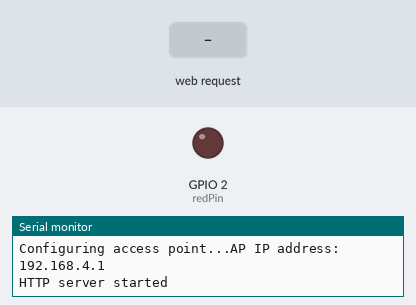
A sketch run on a simulated ESP8266 (NodeMCU). Parts: output pins drawn as LEDs (lit = HIGH), the last lines printed to the serial monitor. The test bench sets the inputs (shaded band).

Above: at 2.2 s.
2.3 s: HTTP request GET /?b=1 received
At 3.4 s:
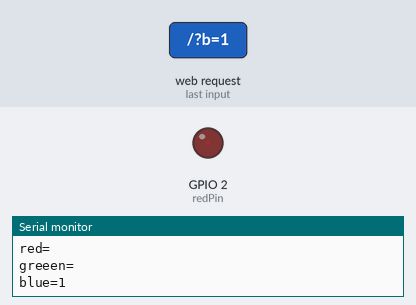
3.8 s: HTTP request GET /?b=120 received
At 4.5 s:
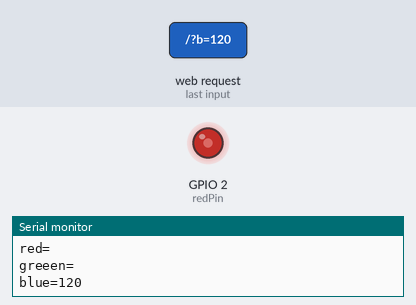
5.3 s: HTTP request GET /?r=1&g=1&b=1 received
At 5.7 s:
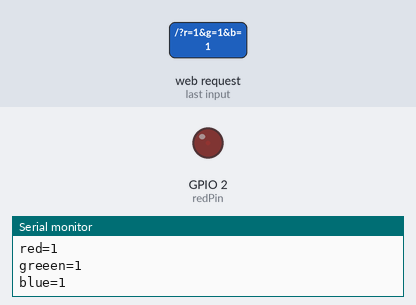
6.8 s: HTTP request GET /?r=120&g=120&b=120 received
At 8.0 s:
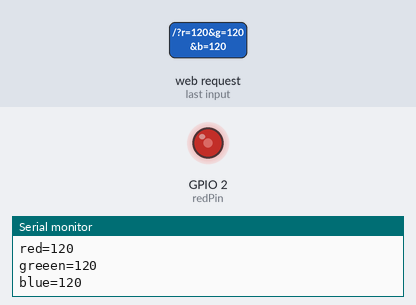
Timing chart, 0 to 9.3 s (numbered marks = the images above; inputs shaded):
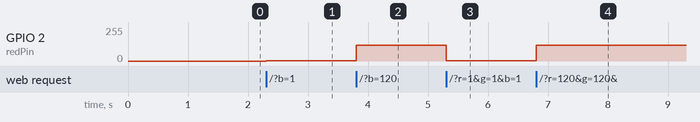

Measured:
- after the input at 2.3 s, GPIO 2 (redPin): 0/255 → 1/255 at once
- after the input at 3.8 s, GPIO 2 (redPin): 1/255 → 120/255 at once
- after the input at 5.3 s, GPIO 2 (redPin): 120/255 → 1/255 at once
- after the input at 6.8 s, GPIO 2 (redPin): 1/255 → 120/255 at once

The sketch:

ESP8266_RGB_Remote.ino
```cpp
// ESP8266 RGB Remote
// by Hari Wiguna, 2016

#include <ESP8266WiFi.h>
#include <WiFiClient.h>
#include <ESP8266WebServer.h>

int redPin = 2;
int greenPin = 2; // CHANGE THIS!!!
int bluePin = 2; // CHANGE THIS!!!

const char *ssid = "ESP AP";
const char *password = "password"; // CHANGE THIS!!!

String rv = "255";
String gv = "255";
String bv = "255";

String pageHtml = "";

ESP8266WebServer server(80);

void BuildPage()
{
  pageHtml =
    "<h1>ESP8266 RGB Remote</h1>"
    "<form method='get'>"
    "<table>"
    "<tr><td>Red: </td><td><input type='text' name='r' value=" + rv + "></td></tr>"
    "<tr><td>Green: </td><td><input type='text' name='g' value=" + gv + "><td></tr>"
    "<tr><td>Blue: </td><td><input type='text' name='b' value=" + bv + "><td></tr>"
    "</table><input type='submit' value='Submit'>"
    "</form>";
}

void handleRoot() {
  rv = server.arg("r"); Serial.print("red="); Serial.println(rv);
  gv = server.arg("g"); Serial.print("greeen="); Serial.println(gv);
  bv = server.arg("b"); Serial.print("blue="); Serial.println(bv);

  int ri = rv.toInt();
  int gi = gv.toInt();
  int bi = bv.toInt();
  analogWrite(redPin,ri);
  analogWrite(greenPin,gi);
  analogWrite(bluePin,bi);

  BuildPage();
  server.send(200, "text/html", pageHtml);
}

void setup() {
  BuildPage();
  delay(1000);
  Serial.begin(115200);
  pinMode(redPin, OUTPUT);
  pinMode(greenPin, OUTPUT);
  pinMode(bluePin, OUTPUT);
  Serial.println();
  Serial.print("Configuring access point...");
  /* You can remove the password parameter if you want the AP to be open. */
  WiFi.softAP(ssid, password);

  IPAddress myIP = WiFi.softAPIP();
  Serial.print("AP IP address: ");
  Serial.println(myIP);
  server.on("/", handleRoot);
  server.begin();
  Serial.println("HTTP server started");
}

void loop() {
  server.handleClient();
}
```
